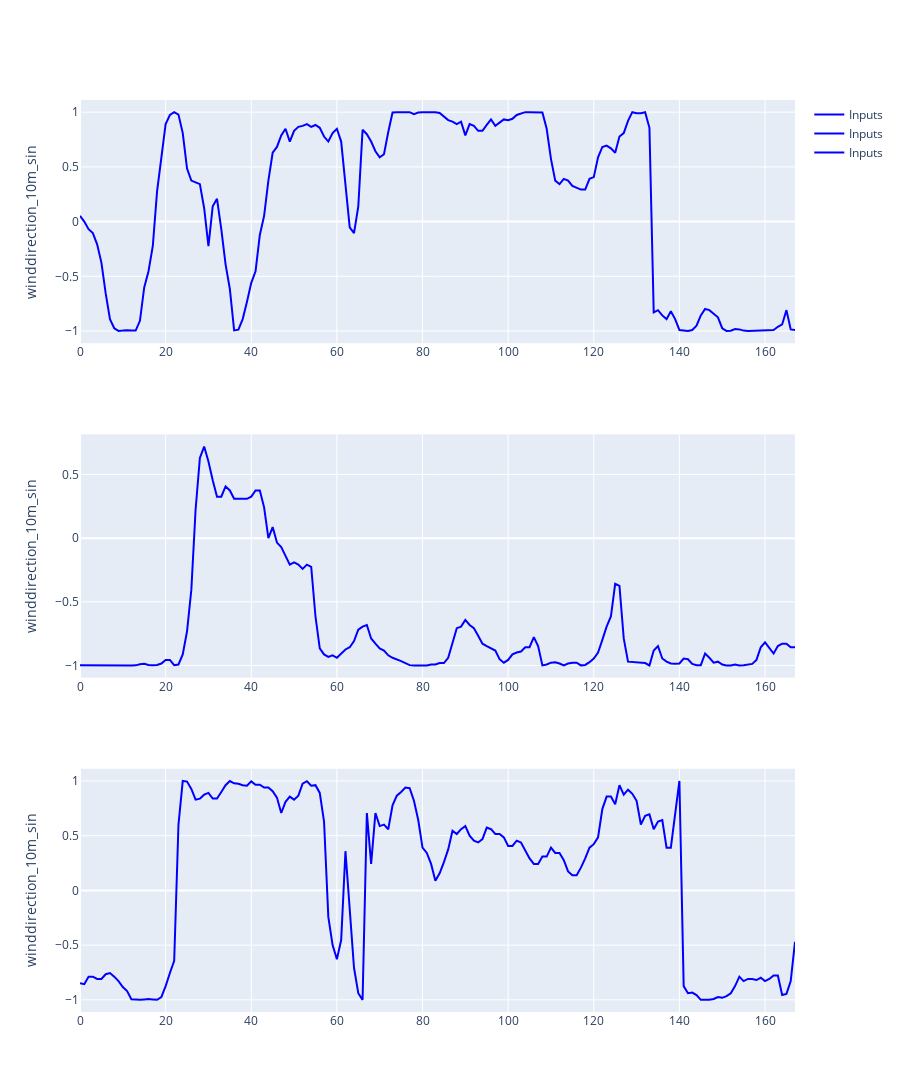

Notebook source saved alongside this figure:
### Code cell
windowGenerator.plot(plot_col="winddirection_10m_sin")

### Figure 1 — Plotly figure (JSON) as saved in the notebook; plotly's stock layout.template omitted (floating-point values rounded to 4 significant figures; data arrays with more than 128 entries replaced by an {"elided": "..."} marker saying what was removed)
{"data": [{"marker": {"color": "blue"}, "name": "Inputs", "type": "scatter", "x": {"elided": "168 int values"}, "xaxis": "x", "y": {"elided": "168 float values"}, "yaxis": "y"}, {"marker": {"color": "blue"}, "name": "Inputs", "type": "scatter", "x": {"elided": "168 int values"}, "xaxis": "x2", "y": {"elided": "168 float values"}, "yaxis": "y2"}, {"marker": {"color": "blue"}, "name": "Inputs", "type": "scatter", "x": {"elided": "168 int values"}, "xaxis": "x3", "y": {"elided": "168 float values"}, "yaxis": "y3"}], "layout": {"height": 1200, "xaxis": {"anchor": "y", "domain": [0, 1]}, "xaxis2": {"anchor": "y2", "domain": [0, 1]}, "xaxis3": {"anchor": "y3", "domain": [0, 1]}, "yaxis": {"anchor": "x", "domain": [0.7333, 1], "title": {"text": "winddirection_10m_sin"}}, "yaxis2": {"anchor": "x2", "domain": [0.3667, 0.6333], "title": {"text": "winddirection_10m_sin"}}, "yaxis3": {"anchor": "x3", "domain": [0, 0.2667], "title": {"text": "winddirection_10m_sin"}}}}
